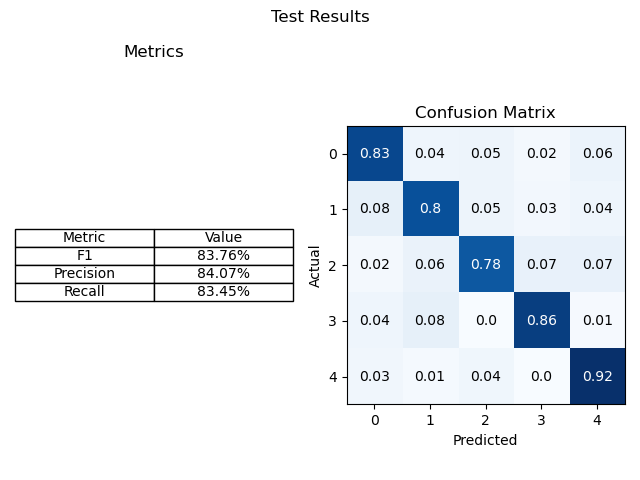

Python code for this plot:
import matplotlib.pyplot as plt
import numpy as np

classes = 5
instances_per_class = np.random.randint(100, 1000, classes)
identity = np.identity(classes)
variation = np.random.rand(classes, classes) * 0.1
confusion_matrix = identity + variation
normalized_confusion_matrix = confusion_matrix / confusion_matrix.sum(axis=1, keepdims=True)
true_positives = np.diag(confusion_matrix)
false_positives = confusion_matrix.sum(axis=0) - true_positives
false_negatives = confusion_matrix.sum(axis=1) - true_positives
true_negatives = confusion_matrix.sum() - true_positives - false_positives - false_negatives
precisions = true_positives / (true_positives + false_positives)
precision = precisions @ instances_per_class / instances_per_class.sum()
recalls = true_positives / (true_positives + false_negatives)
recall = recalls @ instances_per_class / instances_per_class.sum()
f1 = 2 * precision * recall / (precision + recall)



fig, (data_ax, ax) = plt.subplots(1, 2)
fig.suptitle('Test Results')

ax.set_title('Confusion Matrix')
im = ax.imshow(normalized_confusion_matrix, cmap='Blues')
for i in range(classes):
    for j in range(classes):
        text = ax.text(
            j, 
            i, 
            round(normalized_confusion_matrix[i, j], 2),
            ha="center", 
            va="center", 
            color="black" if normalized_confusion_matrix[i, j] < 0.5 else "white")
ax.set_xlabel('Predicted')
ax.set_ylabel('Actual')

data_ax.set_title('Metrics')
data_ax.axis('off')
table = data_ax.table(
    cellText=[
        ['Metric', 'Value'],
        ['F1', f"{f1:.2%}"],
        ['Precision', f"{precision:.2%}"],
        ['Recall', f"{recall:.2%}"],
    ],
    cellLoc='center',
    loc='center',
)

plt.tight_layout()
plt.show()
